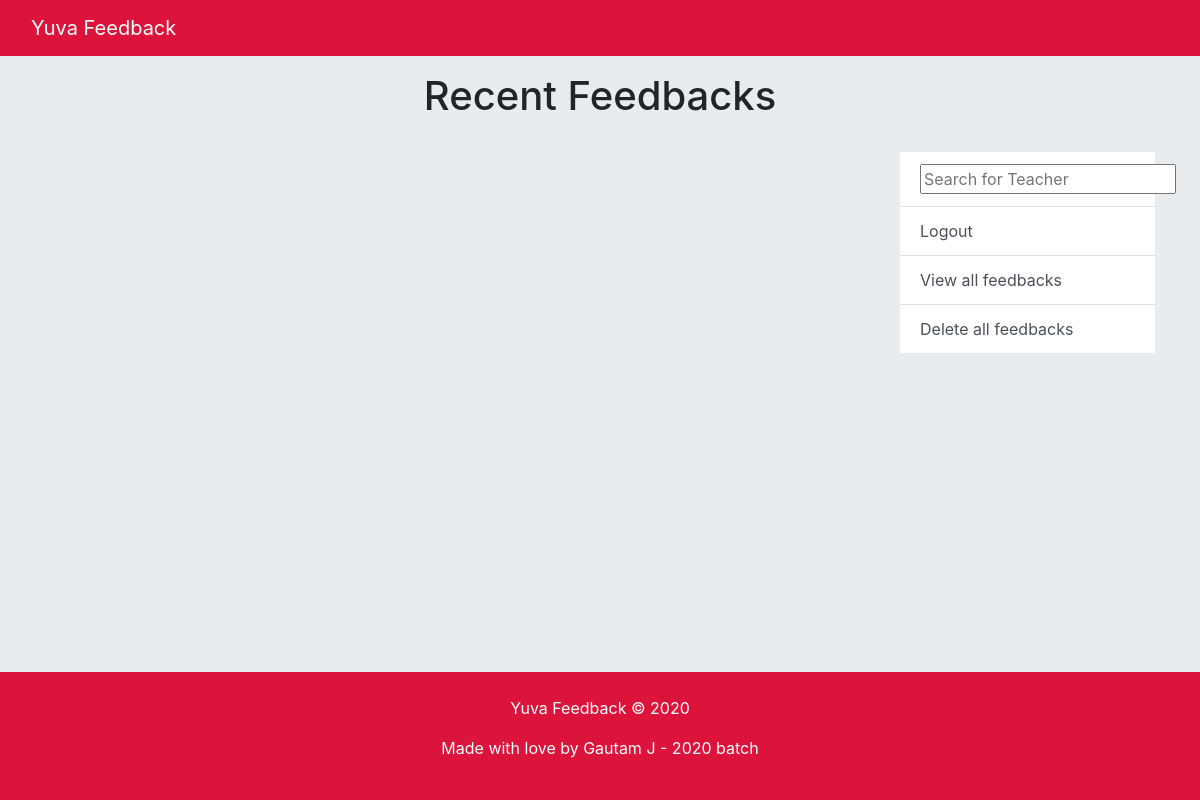
/review/ (signed in), run on an earlier commit of the app's database.
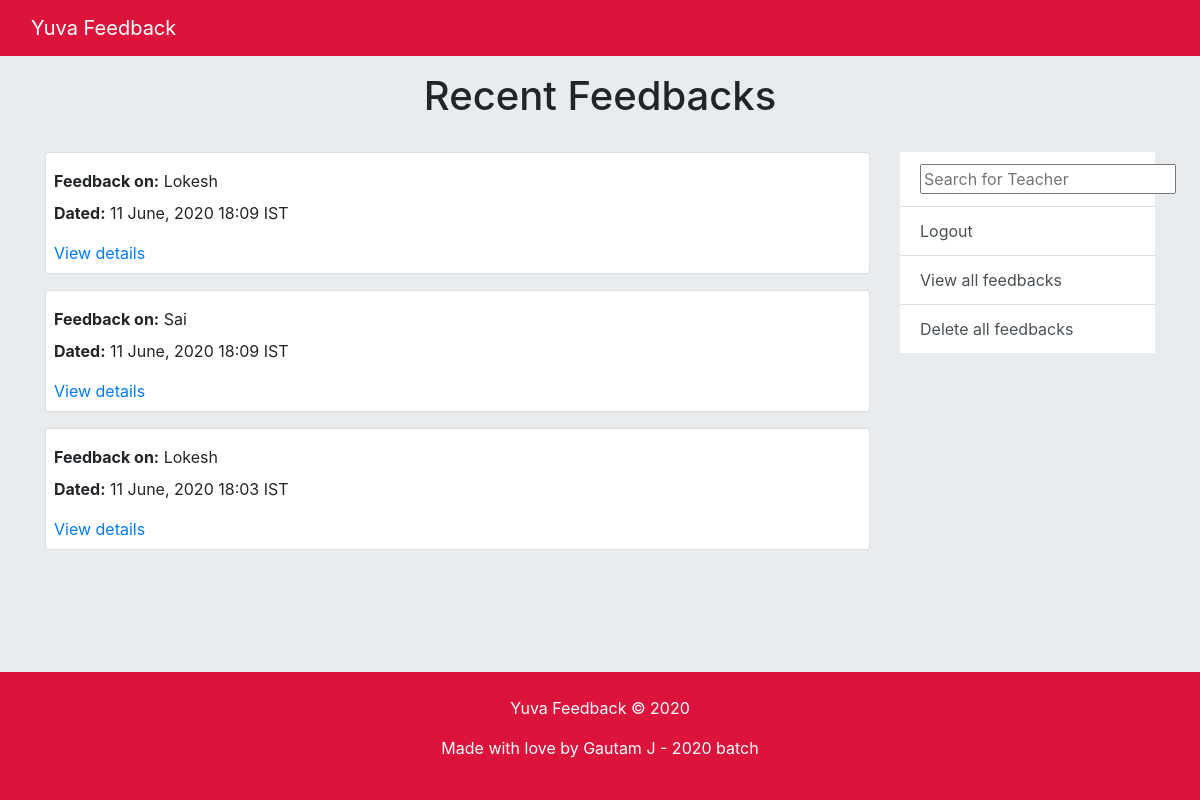
And on a later commit of the database.
### Feedback/models.py (models this page shows, shortened)
class FeedbackData(models.Model):
    CHOICES = (
        ('Strongly Disagree', 'Strongly Disagree'),
        ('Disagree', 'Disagree'),
        ('Sometimes', 'Sometimes'),
        ('Agree', 'Agree'),
        ('Strongly Agree', 'Strongly Agree'),
    )
    date_submitted = models.DateTimeField(auto_now=True)
    teacher_name = models.ForeignKey(Teacher, verbose_name='Name of Teacher',
                                     on_delete=models.CASCADE)
    punctuality = models.CharField(verbose_name='The teacher is punctual in coming to class',
                                   max_length=225,
                                   choices=CHOICES)
    portion = models.CharField(verbose_name='The teacher completes portions at the appropriate time',
                               max_length=225,
                               choices=CHOICES)
    doubt = models.CharField(verbose_name='The teacher takes in effort to clear your doubts',
                             max_length=225,
                             choices=CHOICES)
    interactive = models.CharField(verbose_name='The teacher makes the class interactive',
                                   max_length=225,
                                   choices=CHOICES)
    comments = models.TextField(verbose_name='Any other feedback (your comments)',
                                blank=True)
    class Meta:
        verbose_name = 'Feedback Data'
        verbose_name_plural = 'Feedback Data'

### Home/models.py (models this page shows)
class Teacher(models.Model):
    name = models.CharField(verbose_name='Name of teacher',
                            max_length=255, unique=True)
    class Meta:
        verbose_name = 'Teacher'
        verbose_name_plural = 'Teachers'
    def __str__(self):
        return self.name

### Review/views.py (the view)
# urls.py: path('', ListFeedbackView.as_view(), name='ListFeedbackView'),
class ListFeedbackView(LoginRequiredMixin, ListView):
    model = FeedbackData
    template_name = 'Review/list_feedback.html'
    context_object_name = 'feedbacks'
    ordering = ['-date_submitted']
    paginate_by = 10

### Review/templates/Review/list_feedback.html
{% extends 'Home/index.html' %}
{% block content %}
    <div class="container">
        <h1 class="text-center py-3">Recent Feedbacks</h1>
        <div class="row mt-3">
            <div class="col-9">
                {% for feedback in feedbacks %}
                    <div class="card p-2 mb-3">
                        <p class="my-2"><strong>Feedback on:</strong> {{ feedback.teacher_name }}</p>
                        <p><strong>Dated:</strong> {{ feedback.date_submitted|date:'d F, Y H:i e' }}</p>
                        <a href="{% url 'FeedbackDetailView' feedback.id %}">View details</a>
                    </div>
                {% endfor %}
            </div>
            <div class="col-3">
                <ul class="list-group list-group-flush">
                    <form class="list-group-item list-group-item-action" action="{% url 'SearchResultsView' %}" method="get">
                        <input type="text" name="q" placeholder="Search for Teacher" autocomplete="on" autofocus="on" id="search-field">
                    </form>
                    <a class="list-group-item list-group-item-action" role="button" href="{% url 'LogoutView' %}">Logout</a>
                    <a class="list-group-item list-group-item-action" role="button" href="{% url 'ListFeedbackView' %}">View all feedbacks</a>
                    <a class="list-group-item list-group-item-action" role="button" href="{% url 'deleteAllFeedback' %}">Delete all feedbacks</a>
                </ul>
            </div>
        </div>
    </div>
{% endblock content %}

What changed in the data, as far as the page shows it:
added FeedbackData: teacher_name "Lokesh", date_submitted "11 June, 2020 18:09 IST"
added FeedbackData: teacher_name "Sai", date_submitted "11 June, 2020 18:09 IST"
added FeedbackData: teacher_name "Lokesh", date_submitted "11 June, 2020 18:03 IST"
